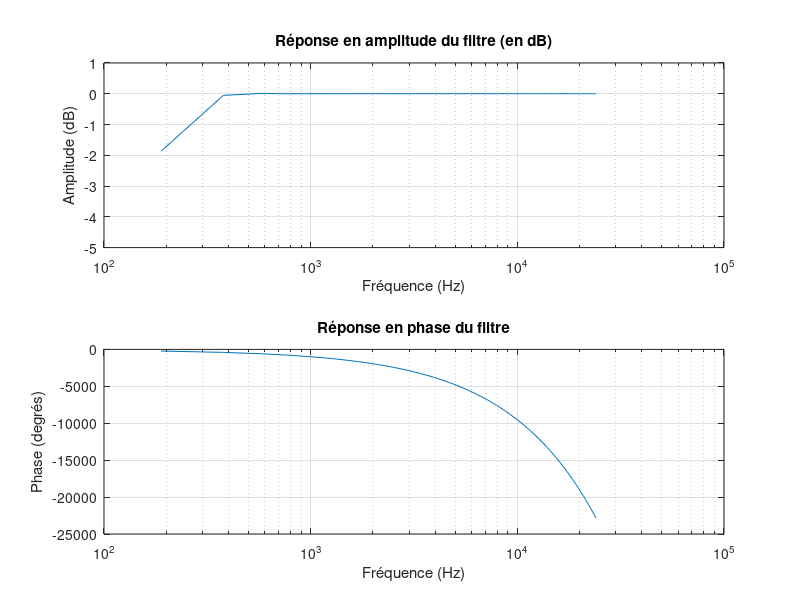

The MATLAB source for this figure:
% Parameters
fs = 48000; 
N = 256; % Filter order
f_c = 100; % Cut frequency 
f_n = f_c / (fs / 2); % Normalized frequency 

% FIR high-pass filter 
h = fir1(N, f_n, 'high', hamming(N+1));

% Phase advance corresponding to an advance of 1/8th of a period
% For an advance of 1/8th of a period at each frequency:
H = fft(h); 
H = H .* exp(-1j * 2 * pi * (1/8)); % Correct phase advance
h_fir = ifft(H);

% Ensure coefficients are real
h_fir = real(h_fir);

% Parameters for the display (optional)
freq = linspace(0, fs/2, length(H)/2); 
H_dB = 20 * log10(abs(H(1:end/2))); % In dB

% Display of the amplitude response
figure;
subplot(2,1,1);
semilogx(freq, H_dB);
title('Réponse en amplitude du filtre (en dB)');
xlabel('Fréquence (Hz)');
ylabel('Amplitude (dB)');
grid on;

% Display of the phase response
subplot(2,1,2);
semilogx(freq, unwrap(angle(H(1:end/2)))*180/pi);
title('Réponse en phase du filtre');
xlabel('Fréquence (Hz)');
ylabel('Phase (degrés)');
grid on;

% Save coefficients to a text file
fid = fopen('FIR_b_coeffs.txt', 'w');
fprintf(fid, '%.10f,\n', h_fir);
fclose(fid);

